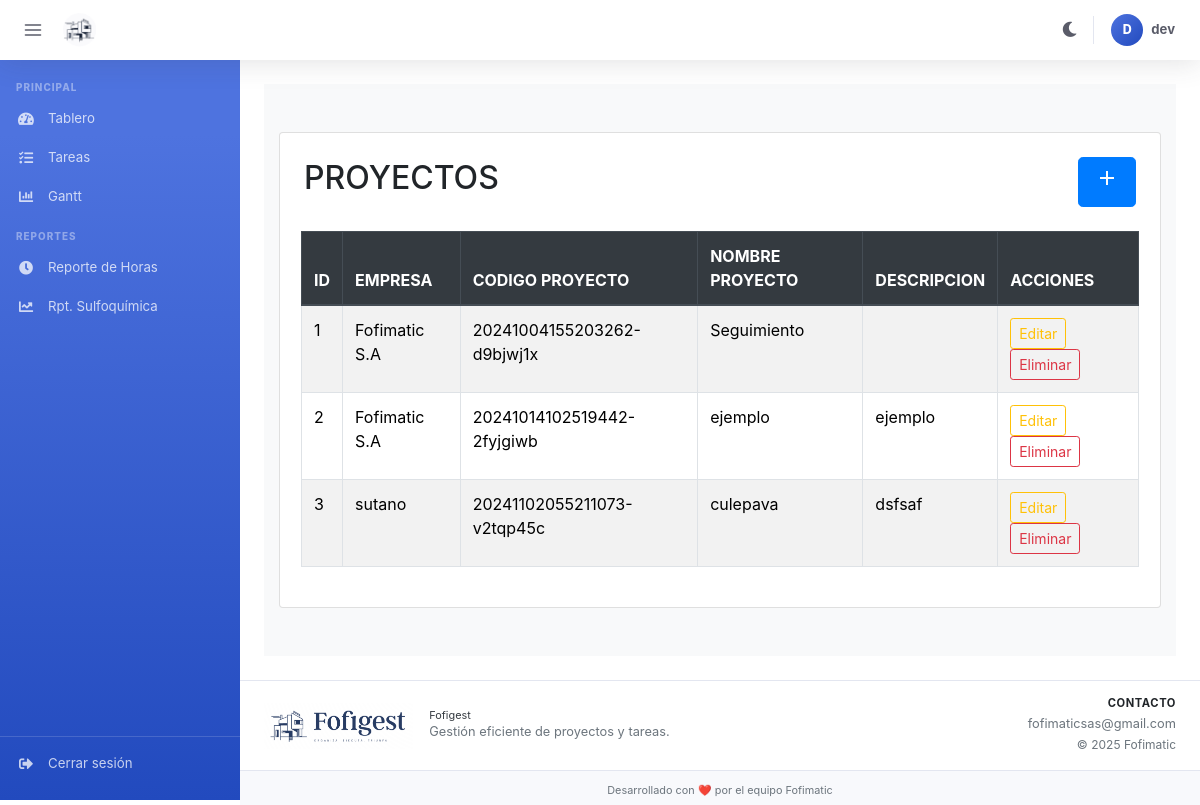
The page /proyectos (signed in) on the database its author committed.
### models/models.py (models this page shows, shortened)
class Proyecto(db.Model):
    id = db.Column(db.Integer, primary_key=True)
    empresa = db.Column(db.String(100), nullable=False)
    codigo_proyecto = db.Column(db.String(50), nullable=False, unique=True)
    nombre_proyecto = db.Column(db.String(100), nullable=False)
    descripcion_proyecto = db.Column(db.Text, nullable=False)

### app.py (the view)
@app.route('/proyectos', methods=['GET'])
@login_required
def proyectos():  # Cambié de 'proyetos' a 'proyectos'
    proyectos = models.Proyecto.query.all()
    empresas = models.Empresas.query.all()
    usuarios = models.Usuarios.query.all()
    return render_template('proyectos.html', proyectos=proyectos, empresas=empresas ,usuarios=usuarios)

### app.py (called while the page is built)
@login_manager.user_loader
def load_user(user_id):
    return models.Usuarios.query.get(int(user_id))

@app.context_processor
def inject_user():
    return dict(username=session.get('username'))

### templates/proyectos.html (shortened to what this page needs)
{% extends 'Base.html' %}
{% block content %}
<link href="https://stackpath.bootstrapcdn.com/bootstrap/4.5.2/css/bootstrap.min.css" rel="stylesheet">
<div class="container-fluid bg-light py-5">
    <div class="card p-4">
        <div class="d-flex justify-content-between align-items-center mb-4">
            <h2 class="text-center">PROYECTOS</h2>
            <button type="button" class="btn btn-primary btn-lg" data-bs-toggle="modal" data-bs-target="#Nueva_empresas" onclick="generarCodigoUnico()">
                <span class="material-icons-outlined">add</span>
            </button>
        </div>
        <div class="row">
            <div class="table-responsive">
                <table class="table table-bordered table-striped table-hover" id="dataTable" width="100%" cellspacing="0">
                    <thead class="thead-dark">
                        <tr>
                            <th class="id-column">ID</th>
                            <th class="empresas-column">EMPRESA</th>
                            <th class="codigo-column">CODIGO PROYECTO</th>
                            <th>NOMBRE PROYECTO</th>
                            <th class="descripcion-column">DESCRIPCION</th>
                            <th>ACCIONES</th>
                        </tr>
                    </thead>
                    <tbody>
                        {% for proyecto in proyectos %}
                        <tr>
                            <td class="id-column">{{ proyecto.id }}</td>
                            <td>{{ proyecto.empresa }}</td>
                            <td class="codigo-column">{{ proyecto.codigo_proyecto }}</td>
                            <td>{{ proyecto.nombre_proyecto }}</td>
                            <td class="descripcion-column">{{ proyecto.descripcion_proyecto }}</td>
                            <td>
                                <button type="button" class="btn btn-sm btn-outline-warning editar-btn" data-bs-toggle="modal" data-bs-target="#Editar_empresas" onclick="getProyecto('{{ proyecto.codigo_proyecto }}')">
                                    <span class="desktop-text">Editar</span>
                                </button>
                                <button type="button" onclick="eliminarProyecto('{{ proyecto.codigo_proyecto }}')" class="btn btn-sm btn-outline-danger eliminar-btn">
                                    <span class="desktop-text">Eliminar</span>
                                </button>
                            </td>
                        </tr>
                        {% endfor %}
                    </tbody>
                </table>
            </div>
        </div>
    </div>
</div>
{% endblock %}

### templates/Base.html (style rules this page uses)
:root { --sidebar-width: 240px; --sidebar-collapsed-width: 72px; --topbar-height: 60px; --color-primary: #4e73df; --color-primary-hover: #2e59d9; --color-primary-dark: #224abe; --color-success: #1cc88a; --color-warning: #f6c23e; --color-danger: #e74a3b; --color-info: #36b9cc; --color-secondary: #858796; --bg-page: #f8f9fc; --bg-card: #ffffff; --border-color: #e3e6f0; --text-muted: #858796; --text-dark: #5a5c69; --text-heading: #3a3b45; --sidebar-bg-top: #4e73df; --sidebar-bg-bot: #224abe; --sidebar-text: rgba(255,255,255,.75); --sidebar-text-hover:#ffffff; --sidebar-active-bg: rgba(255,255,255,.15); --topbar-bg: #ffffff; --topbar-shadow: 0 .15rem 1.75rem 0 rgba(58,59,69,.15); --card-shadow: 0 .15rem 1.75rem 0 rgba(58,59,69,.10); --radius: .35rem; --transition: .25s ease; }
*, *::before, *::after { box-sizing: border-box; }
html { scrollbar-width: thin; scrollbar-color: var(--border-color) transparent; }
body { font-family: 'Nunito', -apple-system, BlinkMacSystemFont, 'Segoe UI', Roboto, sans-serif; font-size: 1rem; line-height: 1.5; color: var(--text-muted); background: var(--bg-page); margin: 0; padding: 0; }

### templates/proyectos.html (style rules this page uses)
@media (min-width: 769px) { .desktop-text { display: inline; } }

### rows shown on the page
Proyecto: id "1", empresa "Fofimatic S.A", codigo_proyecto "20241004155203262-d9bjwj1x", nombre_proyecto "Seguimiento"
Proyecto: id "2", empresa "Fofimatic S.A", codigo_proyecto "20241014102519442-2fyjgiwb", nombre_proyecto "ejemplo", descripcion_proyecto "ejemplo"
Proyecto: id "3", empresa "sutano", codigo_proyecto "20241102055211073-v2tqp45c", nombre_proyecto "culepava", descripcion_proyecto "dsfsaf"

### other values the page prints
{{ session.get('username', '?')[0] | upper }} "D"
{{ session.get('username', '') }} "dev"
